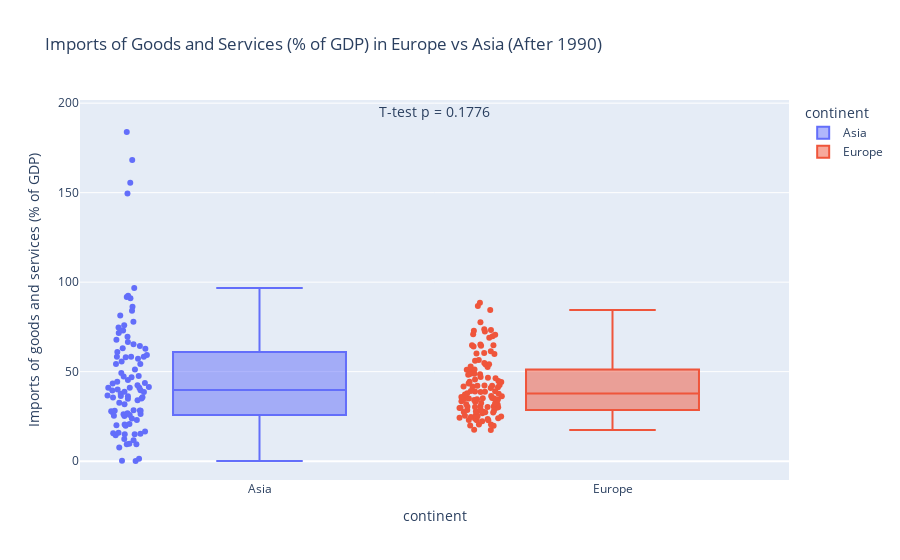

The code cell stored with this chart in its notebook:
### Code cell
# 2. Is there a significant difference between Europe and Asia with respect to 'Imports of goods and services (% of GDP)' in the years after 1990? (Stats test needed)

import plotly.express as px
from scipy.stats import ttest_ind, levene, shapiro

# Filtered data
filtered = df[
    (df['continent'].isin(['Europe', 'Asia'])) &
    (df['Year'] > 1990) &
    (df['Imports of goods and services (% of GDP)'].notna())
]

# Values
europe_vals = filtered[filtered['continent'] == 'Europe']['Imports of goods and services (% of GDP)']
asia_vals = filtered[filtered['continent'] == 'Asia']['Imports of goods and services (% of GDP)']

# Normality
shapiro_europe = shapiro(europe_vals)
shapiro_asia = shapiro(asia_vals)

# Variance
levene_test = levene(europe_vals, asia_vals)
equal_var = levene_test.pvalue > 0.05

# T-test
ttest = ttest_ind(europe_vals, asia_vals, equal_var=equal_var)

# Plot
fig = px.box(
    filtered,
    x='continent',
    y='Imports of goods and services (% of GDP)',
    color='continent',
    points='all',
    title='Imports of Goods and Services (% of GDP) in Europe vs Asia (After 1990)'
)

# Annotate with p-value
fig.add_annotation(
    x=0.5,
    y=filtered['Imports of goods and services (% of GDP)'].max() + 5,
    text=f"T-test p = {ttest.pvalue:.4f}",
    showarrow=False,
    font=dict(size=14),
    xref='paper',
    yanchor='bottom'
)

fig.write_image("3.png")
fig.show()

### Figure 1 — Plotly figure (JSON) as saved in the notebook; plotly's stock layout.template omitted (floating-point values rounded to 4 significant figures)
{"data": [{"alignmentgroup": "True", "boxpoints": "all", "hovertemplate": "continent=%{x}<br>Imports of goods and services (% of GDP)=%{y}<extra></extra>", "legendgroup": "Asia", "marker": {"color": "#636efa"}, "name": "Asia", "notched": false, "offsetgroup": "Asia", "orientation": "v", "showlegend": true, "type": "box", "x": ["Asia", "Asia", "Asia", "Asia", "Asia", "Asia", "Asia", "Asia", "Asia", "Asia", "Asia", "Asia", "Asia", "Asia", "Asia", "Asia", "Asia", "Asia", "Asia", "Asia", "Asia", "Asia", "Asia", "Asia", "Asia", "Asia", "Asia", "Asia", "Asia", "Asia", "Asia", "Asia", "Asia", "Asia", "Asia", "Asia", "Asia", "Asia", "Asia", "Asia", "Asia", "Asia", "Asia", "Asia", "Asia", "Asia", "Asia", "Asia", "Asia", "Asia", "Asia", "Asia", "Asia", "Asia", "Asia", "Asia", "Asia", "Asia", "Asia", "Asia", "Asia", "Asia", "Asia", "Asia", "Asia", "Asia", "Asia", "Asia", "Asia", "Asia", "Asia", "Asia", "Asia", "Asia", "Asia", "Asia", "Asia", "Asia", "Asia", "Asia", "Asia", "Asia", "Asia", "Asia", "Asia", "Asia", "Asia", "Asia", "Asia", "Asia", "Asia", "Asia", "Asia", "Asia", "Asia", "Asia", "Asia", "Asia"], "x0": " ", "xaxis": "x", "y": [65.29, 58.35, 96.74, 69.51, 58.39, 58.11, 12.35, 15.81, 16.56, 22.95, 45.32, 64.27, 72.94, 14.49, 15.04, 20.1, 26.72, 9.425, 11.72, 14.98, 25.15, 27.12, 28.13, 26.39, 25.39, 1.339, 42.34, 49.19, 28.19, 44.34, 32.59, 35.7, 41.07, 7.643, 9.492, 9.667, 15.6, 81.41, 71.58, 66.63, 91.76, 54.22, 39.59, 36.61, 28.32, 75.86, 47.55, 34.94, 63.06, 74.63, 92.38, 91.05, 86.3, 36.36, 47.33, 67.79, 58.27, 0.2254, 0.07951, 25.74, 37.71, 28.49, 31.72, 35.55, 38.59, 27.92, 39.99, 20.53, 20.77, 15.31, 19.78, 34.03, 59.29, 55.69, 43.36, 36.19, 26.18, 23.78, 34.93, 149.5, 155.5, 168.3, 183.9, 41.03, 43.6, 41.42, 39.49, 40.98, 46.81, 54.32, 61.0, 38.83, 51.24, 57.25, 84.09, 73.04, 62.82, 77.81], "y0": " ", "yaxis": "y"}, {"alignmentgroup": "True", "boxpoints": "all", "hovertemplate": "continent=%{x}<br>Imports of goods and services (% of GDP)=%{y}<extra></extra>", "legendgroup": "Europe", "marker": {"color": "#EF553B"}, "name": "Europe", "notched": false, "offsetgroup": "Europe", "orientation": "v", "showlegend": true, "type": "box", "x": ["Europe", "Europe", "Europe", "Europe", "Europe", "Europe", "Europe", "Europe", "Europe", "Europe", "Europe", "Europe", "Europe", "Europe", "Europe", "Europe", "Europe", "Europe", "Europe", "Europe", "Europe", "Europe", "Europe", "Europe", "Europe", "Europe", "Europe", "Europe", "Europe", "Europe", "Europe", "Europe", "Europe", "Europe", "Europe", "Europe", "Europe", "Europe", "Europe", "Europe", "Europe", "Europe", "Europe", "Europe", "Europe", "Europe", "Europe", "Europe", "Europe", "Europe", "Europe", "Europe", "Europe", "Europe", "Europe", "Europe", "Europe", "Europe", "Europe", "Europe", "Europe", "Europe", "Europe", "Europe", "Europe", "Europe", "Europe", "Europe", "Europe", "Europe", "Europe", "Europe", "Europe", "Europe", "Europe", "Europe", "Europe", "Europe", "Europe", "Europe", "Europe", "Europe", "Europe", "Europe", "Europe", "Europe", "Europe", "Europe", "Europe", "Europe", "Europe", "Europe", "Europe", "Europe", "Europe", "Europe", "Europe", "Europe", "Europe", "Europe", "Europe", "Europe", "Europe", "Europe", "Europe", "Europe", "Europe", "Europe", "Europe", "Europe", "Europe", "Europe", "Europe", "Europe"], "x0": " ", "xaxis": "x", "y": [88.51, 34.19, 44.34, 54.79, 34.53, 37.88, 41.65, 48.33, 56.02, 60.47, 64.81, 73.67, 72.8, 70.93, 56.46, 52.94, 37.28, 41.73, 70.65, 44.23, 45.55, 46.27, 39.0, 44.74, 46.52, 64.1, 30.11, 33.45, 38.89, 48.5, 24.68, 30.46, 30.2, 39.18, 20.51, 22.34, 25.38, 28.42, 22.79, 24.21, 28.2, 36.36, 23.94, 23.05, 30.24, 35.0, 27.85, 46.99, 60.12, 77.62, 29.73, 34.95, 34.51, 42.54, 51.09, 65.18, 73.3, 72.48, 17.49, 20.48, 23.73, 27.79, 59.88, 86.7, 48.78, 54.2, 53.96, 61.45, 30.53, 32.51, 27.25, 29.89, 19.95, 27.11, 32.17, 42.1, 31.85, 35.14, 35.22, 38.65, 36.2, 34.75, 40.82, 43.45, 29.88, 38.73, 52.66, 69.73, 64.47, 64.71, 84.4, 48.73, 51.17, 68.89, 19.75, 25.54, 28.51, 31.7, 25.0, 33.1, 35.77, 41.28, 37.69, 42.12, 42.26, 50.27, 17.35, 30.39, 23.58, 27.48, 22.86, 25.1, 26.69, 27.47], "y0": " ", "yaxis": "y"}], "layout": {"annotations": [{"font": {"size": 14}, "showarrow": false, "text": "T-test p = 0.1776", "x": 0.5, "xref": "paper", "y": 188.9, "yanchor": "bottom"}], "boxmode": "overlay", "legend": {"title": {"text": "continent"}, "tracegroupgap": 0}, "title": {"text": "Imports of Goods and Services (% of GDP) in Europe vs Asia (After 1990)"}, "xaxis": {"anchor": "y", "categoryarray": ["Asia", "Europe"], "categoryorder": "array", "domain": [0, 1], "title": {"text": "continent"}}, "yaxis": {"anchor": "x", "domain": [0, 1], "title": {"text": "Imports of goods and services (% of GDP)"}}}}
